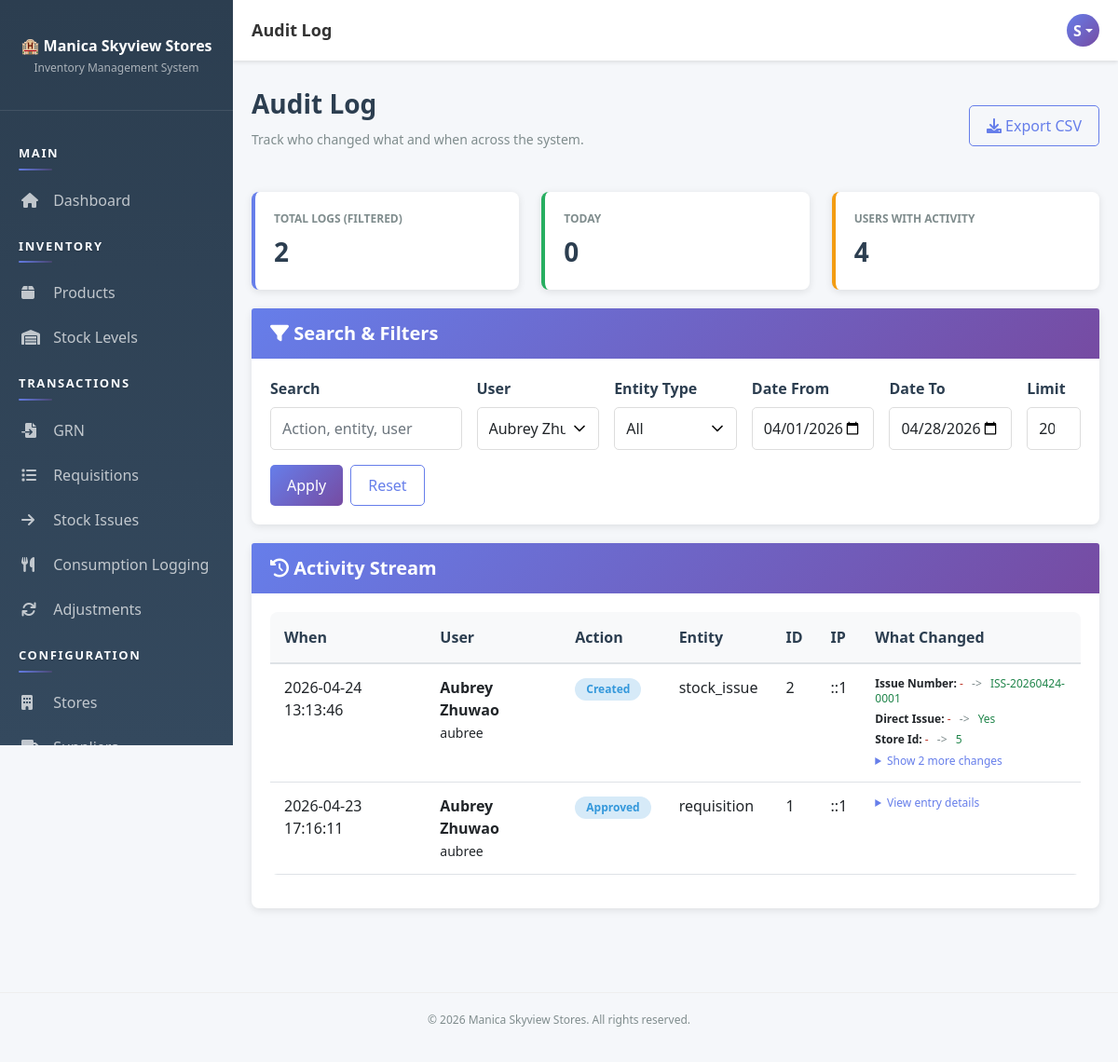
The app's page /pages/audit/index.php?user_id=5 (signed in), older data.
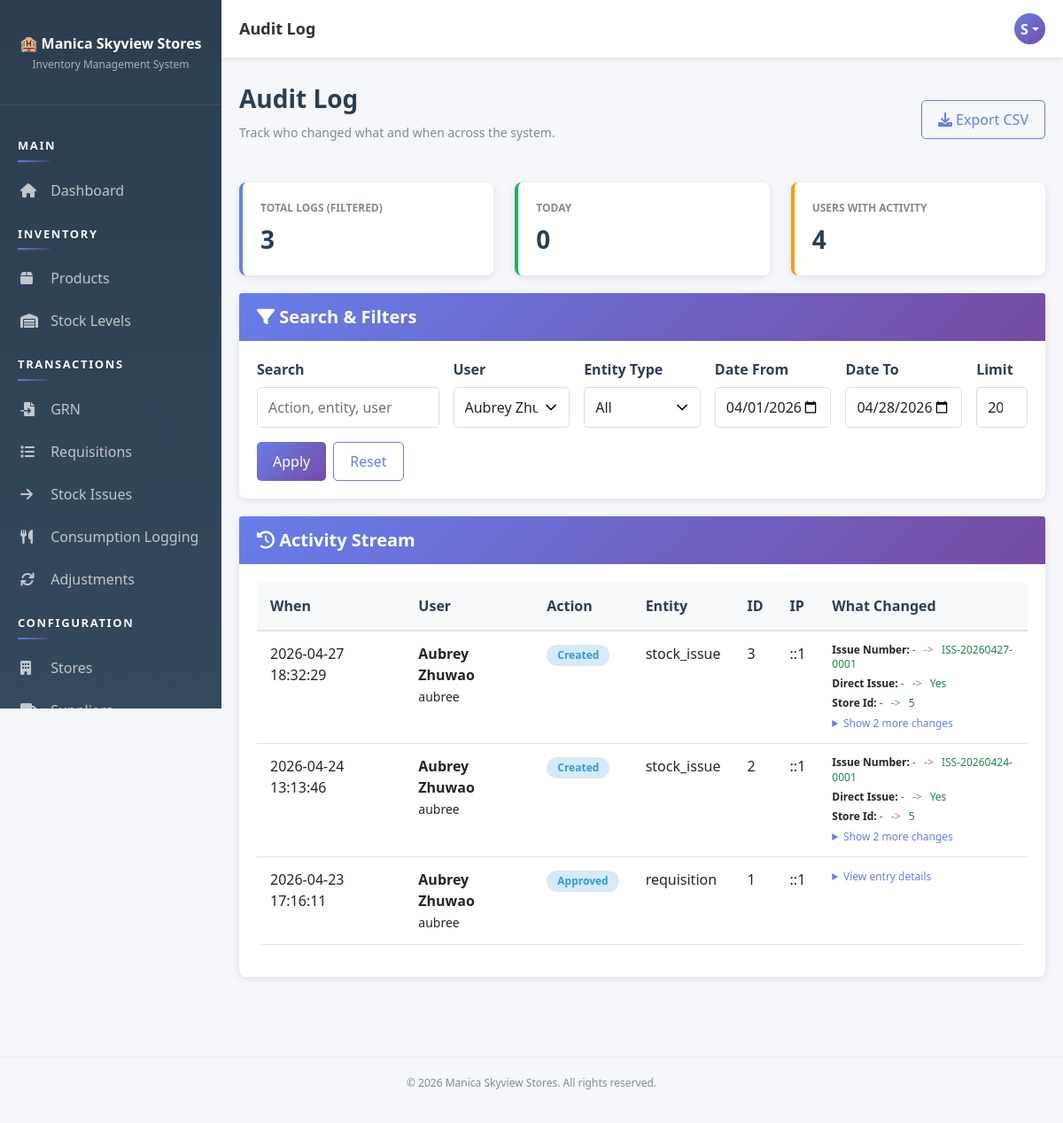
The same page, newer data.
### tables this page shows
CREATE TABLE `audit_log` (
  `log_id` int(11) NOT NULL AUTO_INCREMENT,
  `user_id` int(11) NOT NULL,
  `action` varchar(100) NOT NULL,
  `entity_type` varchar(50) DEFAULT NULL,
  `entity_id` int(11) DEFAULT NULL,
  `old_value` text DEFAULT NULL,
  `new_value` text DEFAULT NULL,
  `ip_address` varchar(45) DEFAULT NULL,
  `action_date` timestamp NOT NULL DEFAULT current_timestamp(),
  PRIMARY KEY (`log_id`),
  KEY `idx_action_date` (`action_date`),
  KEY `idx_user_action` (`user_id`,`action_date`),
  CONSTRAINT `audit_log_ibfk_1` FOREIGN KEY (`user_id`) REFERENCES `users` (`user_id`)
);

CREATE TABLE `users` (
  `user_id` int(11) NOT NULL AUTO_INCREMENT,
  `username` varchar(50) NOT NULL,
  `email` varchar(100) NOT NULL,
  `password` varchar(255) NOT NULL,
  `full_name` varchar(100) NOT NULL,
  `role_id` int(11) NOT NULL,
  `status` enum('active','inactive') DEFAULT 'active',
  `created_at` timestamp NOT NULL DEFAULT current_timestamp(),
  `updated_at` timestamp NOT NULL DEFAULT current_timestamp() ON UPDATE current_timestamp(),
  PRIMARY KEY (`user_id`),
  UNIQUE KEY `username` (`username`),
  UNIQUE KEY `email` (`email`),
  KEY `role_id` (`role_id`),
  CONSTRAINT `users_ibfk_1` FOREIGN KEY (`role_id`) REFERENCES `roles` (`role_id`)
);

### app/bootstrap.php (called while the page is built, shortened)
<?php
function autoload($class) {
    $paths = [
        __DIR__ . '/helpers/' . $class . '.php',
        __DIR__ . '/models/' . $class . '.php',
        __DIR__ . '/controllers/' . $class . '.php'
    ];
    foreach ($paths as $path) {
        if (file_exists($path)) {
            return;
        }
    }
}

### app/helpers/Database.php (called while the page is built, shortened)
<?php
class Database {
    private static $instance = null;
    private $connection = null;
    private function __construct() {
        try {
            $this->connection = new mysqli(DB_HOST, DB_USER, DB_PASS, DB_NAME);
            $this->connection->set_charset('utf8mb4');
        } catch (Exception $e) {
            die('Error: ' . $e->getMessage());
        }
    }
    public static function getInstance() {
        if (self::$instance === null) {
            self::$instance = new Database();
        }
        return self::$instance;
    }
    public function getConnection() {
        return $this->connection;
    }
}

### app/controllers/Controller.php (called while the page is built, shortened)
<?php
class Controller {
    protected $db;
    public function __construct() {
        $this->db = Database::getInstance()->getConnection();
        $this->loadCurrentUser();
    }
    protected function loadCurrentUser() {
        if (isset($_SESSION['user_id'])) {
            $sql = "SELECT u.*, r.role_name FROM users u
                    JOIN roles r ON u.role_id = r.role_id
                    WHERE u.user_id = ?";
            $stmt = $this->db->prepare($sql);
            $stmt->bind_param('i', $_SESSION['user_id']);
            $stmt->execute();
            $this->currentUser = $stmt->get_result()->fetch_assoc();
        }
    }
}

### app/controllers/AuditController.php (called while the page is built, shortened)
<?php
class AuditController extends Controller {
    public function getLogs($filters = [], $limit = 200) {
        $sql = "SELECT a.*, u.full_name, u.username
                FROM audit_log a
                JOIN users u ON a.user_id = u.user_id
                WHERE 1 = 1";
        $types = '';
        $params = [];
        if (!empty($filters['user_id']) && ctype_digit((string)$filters['user_id'])) {
            $sql .= " AND a.user_id = ?";
            $types .= 'i';
            $params[] = (int)$filters['user_id'];
        }
        if (!empty($filters['date_from'])) {
            $sql .= " AND DATE(a.action_date) >= ?";
            $types .= 's';
            $params[] = $filters['date_from'];
        }
        if (!empty($filters['date_to'])) {
            $sql .= " AND DATE(a.action_date) <= ?";
            $types .= 's';
            $params[] = $filters['date_to'];
        }
        $sql .= " ORDER BY a.action_date DESC LIMIT ?";
        $types .= 'i';
        $params[] = (int)$limit;
        $stmt = $this->db->prepare($sql);
        $stmt->bind_param($types, ...$params);
        $stmt->execute();
        return $stmt->get_result()->fetch_all(MYSQLI_ASSOC);
    }
    public function getSummary($filters = []) {
        $summary = [
            'total' => 0,
            'today' => 0,
            'users' => 0
        ];
        $baseSql = "FROM audit_log a WHERE 1 = 1";
        $types = '';
        $params = [];
        if (!empty($filters['user_id']) && ctype_digit((string)$filters['user_id'])) {
            $baseSql .= " AND a.user_id = ?";
            $types .= 'i';
            $params[] = (int)$filters['user_id'];
        }
        if (!empty($filters['date_from'])) {
            $baseSql .= " AND DATE(a.action_date) >= ?";
            $types .= 's';
            $params[] = $filters['date_from'];
        }
        if (!empty($filters['date_to'])) {
            $baseSql .= " AND DATE(a.action_date) <= ?";
            $types .= 's';
            $params[] = $filters['date_to'];
        }
        $stmt = $this->db->prepare("SELECT COUNT(*) AS c " . $baseSql);
        if ($types !== '') {
            $stmt->bind_param($types, ...$params);
        }
        $stmt->execute();
        $summary['total'] = (int)$stmt->get_result()->fetch_assoc()['c'];
        $todaySql = "SELECT COUNT(*) AS c FROM audit_log WHERE DATE(action_date) = CURDATE()";
        $summary['today'] = (int)$this->db->query($todaySql)->fetch_assoc()['c'];
        $usersSql = "SELECT COUNT(DISTINCT user_id) AS c FROM audit_log";
        $summary['users'] = (int)$this->db->query($usersSql)->fetch_assoc()['c'];
        return $summary;
    }
}

### pages/audit/index.php (the view, shortened to what the changed rows need)
<?php
require_once __DIR__ . '/../../app/bootstrap.php';
$controller = new AuditController();
$filters = [
    'q' => $_GET['q'] ?? '',
    'user_id' => $_GET['user_id'] ?? '',
    'entity_type' => $_GET['entity_type'] ?? '',
    'date_from' => $_GET['date_from'] ?? date('Y-m-01'),
    'date_to' => $_GET['date_to'] ?? date('Y-m-d')
];
$limit = isset($_GET['limit']) && ctype_digit((string)$_GET['limit']) ? (int)$_GET['limit'] : 200;
$limit = max(50, min(1000, $limit));
$logs = $controller->getLogs($filters, $limit);
$summary = $controller->getSummary($filters);
function auditFieldLabel($field) {
    return ucwords(str_replace('_', ' ', $field));
}
function auditActionLabel($action) {
    $key = strtolower(trim((string)$action));
    $map = [
        'create' => 'Created',
        'update' => 'Updated',
        'delete' => 'Deleted',
        'status change' => 'Status Changed',
        'approve' => 'Approved',
        'reject' => 'Rejected',
        'verify' => 'Verified',
        'issue' => 'Issued'
    ];
    return $map[$key] ?? ucwords($key);
}
function auditDecodeJsonObject($value) {
    $raw = trim((string)$value);
    if ($raw === '' || $raw === 'null') {
        return null;
    }
    $decoded = json_decode($raw, true);
    if (json_last_error() === JSON_ERROR_NONE && is_array($decoded)) {
        return $decoded;
    }
    return null;
}
function auditToFlatString($value) {
    if ($value === null) {
        return '-';
    }
    if (is_bool($value)) {
        return $value ? 'Yes' : 'No';
    }
    $text = trim((string)$value);
    return $text === '' ? '-' : $text;
}
function auditBuildChanges($log) {
    $oldObj = auditDecodeJsonObject($log['old_value'] ?? '');
    $newObj = auditDecodeJsonObject($log['new_value'] ?? '');
    if (!is_array($oldObj) && !is_array($newObj)) {
        return [];
    }
    $oldObj = is_array($oldObj) ? $oldObj : [];
    $newObj = is_array($newObj) ? $newObj : [];
    $keys = array_unique(array_merge(array_keys($oldObj), array_keys($newObj)));
    $changes = [];
    foreach ($keys as $key) {
        $oldVal = array_key_exists($key, $oldObj) ? $oldObj[$key] : null;
        $newVal = array_key_exists($key, $newObj) ? $newObj[$key] : null;
        $changes[] = [
            'field' => auditFieldLabel((string)$key),
            'old' => auditToFlatString($oldVal),
            'new' => auditToFlatString($newVal)
        ];
    }
    return $changes;
}
include __DIR__ . '/../../app/views/layout-header.php';
?>
<div class="page-header d-flex justify-content-between align-items-center">
    <div>
        <h1>Audit Log</h1>
    </div>
</div>
<div class="row">
    <div class="col-md-4"><div class="stat-card"><div class="stat-label">Total Logs (Filtered)</div><div class="stat-value"><?php echo (int)$summary['total']; ?></div></div></div>
</div>
<div class="card">
    <div class="card-body">
        <?php if (!empty($logs)): ?>
            <div class="table-responsive">
                <table class="table table-sm">
                    <thead>
                        <tr>
                            <th>When</th>
                            <th>User</th>
                            <th>Action</th>
                            <th>Entity</th>
                            <th>ID</th>
                            <th>IP</th>
                            <th>What Changed</th>
                        </tr>
                    </thead>
                    <tbody>
                        <?php foreach ($logs as $log): ?>
                            <?php $changes = auditBuildChanges($log); ?>
                            <tr>
                                <td><?php echo htmlspecialchars($log['action_date']); ?></td>
                                <td><strong><?php echo htmlspecialchars($log['full_name']); ?></strong><br><small><?php echo htmlspecialchars($log['username']); ?></small></td>
                                <td><span class="badge badge-info"><?php echo htmlspecialchars(auditActionLabel($log['action'])); ?></span></td>
                                <td><?php echo htmlspecialchars($log['entity_type'] ?? '-'); ?></td>
                                <td><?php echo htmlspecialchars((string)($log['entity_id'] ?? '-')); ?></td>
                                <td><?php echo htmlspecialchars($log['ip_address'] ?? '-'); ?></td>
                                <td>
                                    <?php if (!empty($changes)): ?>
                                        <div style="display:flex;flex-direction:column;gap:6px;">
                                            <?php foreach (array_slice($changes, 0, 3) as $change): ?>
                                                <div style="font-size:12px;line-height:1.35;">
                                                    <strong><?php echo htmlspecialchars($change['field']); ?>:</strong>
                                                    <span style="color:#c0392b;"><?php echo htmlspecialchars($change['old']); ?></span>
                                                    <span style="padding:0 6px;color:#7f8c8d;">-></span>
                                                    <span style="color:#1e8449;"><?php echo htmlspecialchars($change['new']); ?></span>
                                                </div>
                                            <?php endforeach; ?>
                                            <?php if (count($changes) > 3): ?>
                                                <details>
                                                    <summary style="cursor:pointer;font-size:12px;color:#667eea;">Show <?php echo count($changes) - 3; ?> more changes</summary>
                                                </details>
                                            <?php endif; ?>
                                        </div>
                                    <?php else: ?>
                                        <details>
                                            <summary style="cursor:pointer;font-size:12px;color:#667eea;">View entry details</summary>
                                        </details>
                                    <?php endif; ?>
                                </td>
                            </tr>
                        <?php endforeach; ?>
                    </tbody>
                </table>
            </div>
        <?php else: ?>
            <div class="alert alert-info">No audit entries found for the selected filters.</div>
        <?php endif; ?>
    </div>
</div>
<?php include __DIR__ . '/../../app/views/layout-footer.php'; ?>

Row changes from the older to the newer data that the page shows:
now on this page (row edited): audit_log: action_date "2026-04-27 18:32:29", user.full_name "Aubrey Zhuwao", user.username "aubree", action "Created", entity_type "stock_issue", entity "3", ip_address "::1", field "Issue Number", old "-", new "ISS-20260427-0001", field "Direct Issue", new "Yes", field "Store Id", new "5", count($changes) - 3 "2"
Text that changed along with them:
$summary['total']: "2" → "3"
